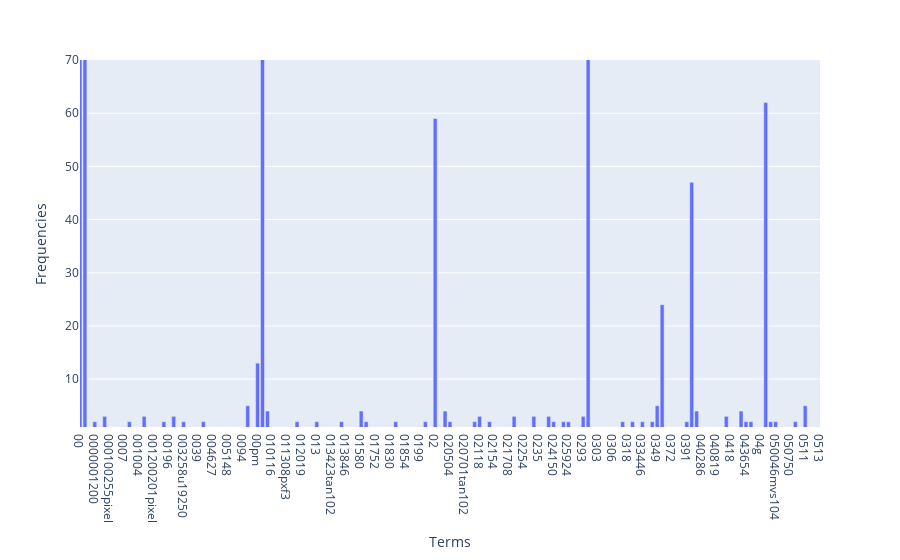

The notebook cell saved with this chart:
### Markdown cell above
### >>> **Exercise 12 (take home):**
If you want a nicer interactive visualization here, I would encourage you try to install and use plotly to achieve this.

### Code cell
# Answer here
import plotly.express as px

fig = px.bar(x=count_vect.get_feature_names_out()[:300], y=term_frequencies[:300]) 
fig.update_layout(
  xaxis_title="Terms",
  yaxis_title="Frequencies",
  xaxis_range=[0,150],
  yaxis_range=[1,70],)

fig.show()

### Figure 1 — Plotly figure (JSON) as saved in the notebook; plotly's stock layout.template omitted (floating-point values rounded to 4 significant figures; data arrays with more than 128 entries replaced by an {"elided": "..."} marker saying what was removed)
{"data": [{"hovertemplate": "x=%{x}<br>y=%{y}<extra></extra>", "legendgroup": "", "marker": {"color": "#636efa", "pattern": {"shape": ""}}, "name": "", "orientation": "v", "showlegend": false, "textposition": "auto", "type": "bar", "x": {"elided": "300 str values"}, "xaxis": "x", "y": {"elided": "300 int values"}, "yaxis": "y"}], "layout": {"barmode": "relative", "legend": {"tracegroupgap": 0}, "margin": {"t": 60}, "xaxis": {"anchor": "y", "domain": [0, 1], "range": [0, 150], "title": {"text": "Terms"}}, "yaxis": {"anchor": "x", "domain": [0, 1], "range": [1, 70], "title": {"text": "Frequencies"}}}}
